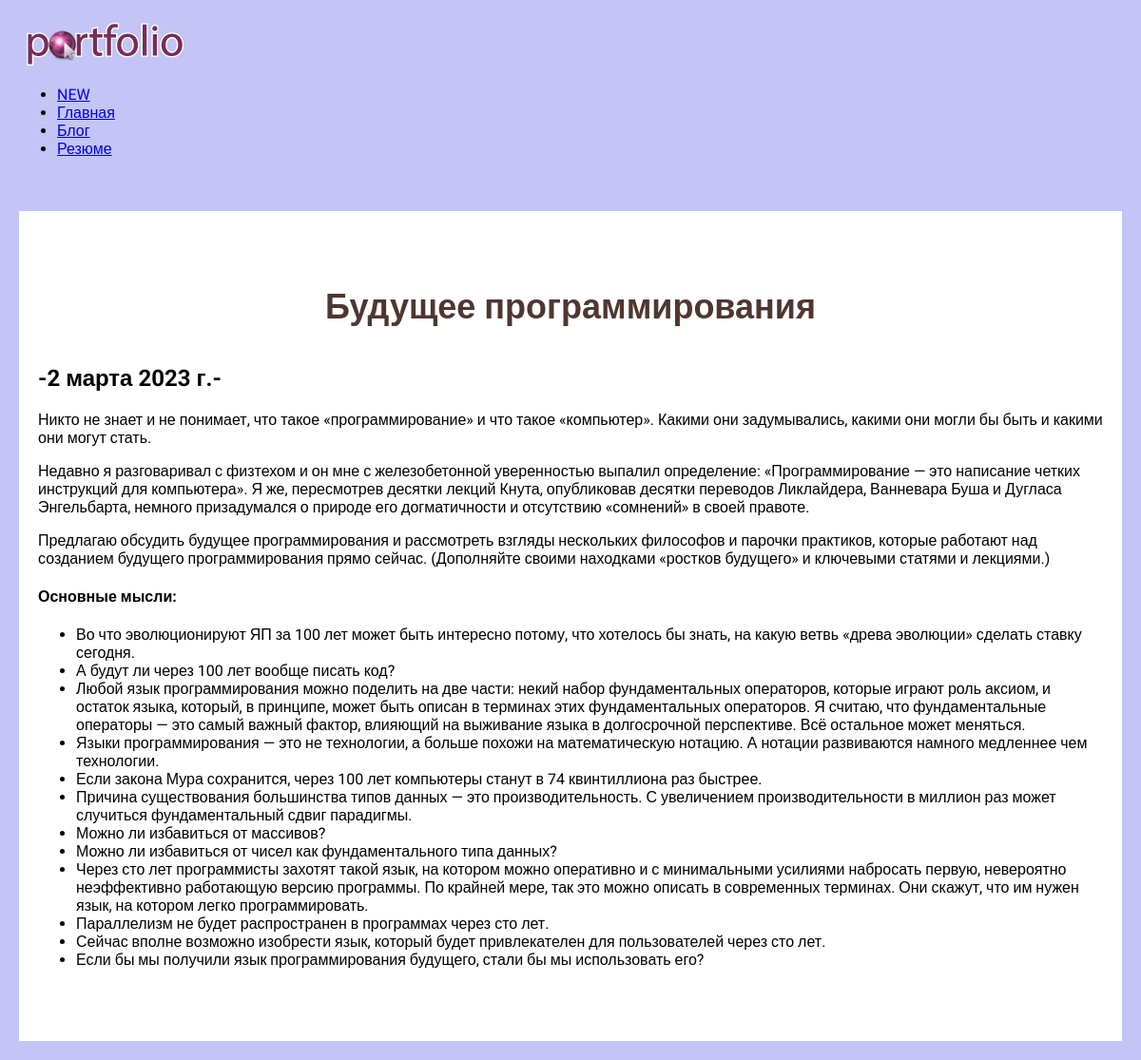
Page /blog/2 on the committed database.
### blog/models.py (models this page shows, shortened)
class Blog(models.Model):
    title = models.CharField(max_length=200)
    description = models.TextField()
    date = models.DateField()

### blog/views.py (the view)
# urls.py: path('<int:blog_id>', views.detail, name='detail'),
def detail(request, blog_id):
    blog = get_object_or_404(Blog, pk=blog_id)
    return render(request, 'blog/details.html', {'blog': blog})

### blog/templates/blog/details.html
{% extends  'skills/base.html' %}
{% block content %}
<div class = 'detail'>
    <h1>{{ blog.title }}</h1>
    <h2>-{{  blog.date  }}-</h2>
    {{ blog.description|safe }}
</div>
{% endblock %}

### skills/static/css/style.css (style rules this page uses)
body { font-family: 'Roboto', sans-serif; padding: 0; margin: 0; background: #c4c4f6; }
.content h1 { text-align: center; margin: 60px 0 40px; font-size: 36px; color: rgb(78, 55, 48); }
.detail { background: #ffffff; padding: 20px 20px 60px; box-sizing: border-box; }

### rows in the picture
Blog: title "Будущее программирования", date "2 марта 2023 г.", description "Никто не знает и не понимает, что такое «программирование» и что такое «компьютер». Какими они задумывались, какими они могли бы быть и какими они могут стать. Недавно я разговаривал с физтехом и он мне с железобетонной уверенностью выпалил определение: «Программирование — это написание четких инструкций для компьютера». Я же, пересмотрев десятки лекций Кнута, опубликовав десятки переводов Ликлайдера, Ванневара Буша и Дугласа Энгельбарта, немного призадумался о природе его догматичности и отсутствию «сомнений» в своей правоте. Предлагаю обсудить будущее программирования и рассмотреть взгляды нескольких философов и парочки практиков, которые работают над созданием будущего программирования…"
